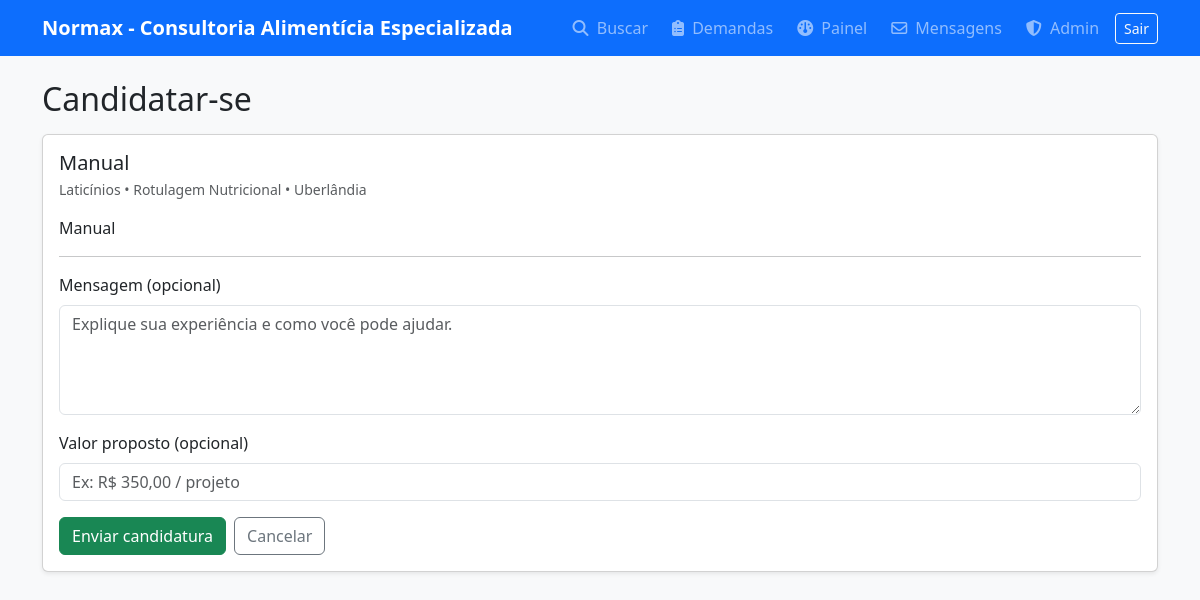
/demands/1/apply (signed in), run on the app's committed database.
### app.py (models this page shows)
class Demand(db.Model):
    id = db.Column(db.Integer, primary_key=True)
    user_id = db.Column(db.Integer, db.ForeignKey("user.id"), nullable=False, index=True)
    title = db.Column(db.String(200), nullable=False)
    description = db.Column(db.Text, nullable=False)
    segment = db.Column(db.String(100))
    service_type = db.Column(db.String(100))
    city = db.Column(db.String(100))
    state = db.Column(db.String(2))
    status = db.Column(db.String(20), default="Aberto")  # Aberto / Fechado
    created_at = db.Column(db.DateTime, default=datetime.utcnow)

### app.py (the view, shortened to what this page needs)
@app.route("/demands/<int:demand_id>/apply", methods=["GET", "POST"])
@login_required
def apply_demand(demand_id):
    require_type("professional")
    demand = Demand.query.get_or_404(demand_id)
    if demand.status == "Fechado":
        flash("Essa demanda já foi concluída.", "warning")
        return redirect(url_for("list_demands"))
    existing = Application.query.filter_by(demand_id=demand.id, professional_user_id=current_user.id).first()
    if existing:
        flash("Você já se candidatou a essa demanda.", "info")
        return redirect(url_for("list_demands"))
    return render_template("apply_demand.html", demand=demand)

### app.py (called while the page is built)
def require_type(user_type: str):
    if not current_user.is_authenticated:
        abort(401)
    if current_user.user_type != user_type:
        abort(403)

@login_manager.user_loader
def load_user(user_id):
    return User.query.get(int(user_id))

@app.context_processor
def inject_globals():
    unread = 0
    if current_user.is_authenticated:
        unread = Message.query.filter_by(recipient_id=current_user.id, read=False).count()
    return {
        "APP_NAME": APP_NAME,
        "SERVICES_LIST": SERVICES_LIST,
        "SEGMENTS_LIST": SEGMENTS_LIST,
        "PROFESSIONS_LIST": PROFESSIONS_LIST,
        "DAYS_OF_WEEK": DAYS_OF_WEEK,
        "unread_messages": unread,
        "is_admin": bool(session.get("is_admin"))
    }

### templates/apply_demand.html
{% extends "base.html" %}
{% block content %}
<h2 class="mb-3">Candidatar-se</h2>
<div class="card shadow-sm">
  <div class="card-body">
    <h5 class="mb-1">{{ demand.title }}</h5>
    <div class="text-muted small mb-3">
      {{ demand.segment or "—" }} • {{ demand.service_type or "—" }} • {{ demand.city or "—" }}{% if demand.state %}-{{ demand.state }}{% endif %}
    </div>
    <p>{{ demand.description }}</p>
    <hr>
    <form method="POST">
      <div class="mb-3">
        <label class="form-label">Mensagem (opcional)</label>
        <textarea class="form-control" name="message" rows="4"
          placeholder="Explique sua experiência e como você pode ajudar."></textarea>
      </div>
      <div class="mb-3">
        <label class="form-label">Valor proposto (opcional)</label>
        <input class="form-control" name="proposed_price" placeholder="Ex: R$ 350,00 / projeto">
      </div>
      <div class="d-flex gap-2">
        <button class="btn btn-success" type="submit">Enviar candidatura</button>
        <a class="btn btn-outline-secondary" href="{{ url_for('list_demands') }}">Cancelar</a>
      </div>
    </form>
  </div>
</div>
{% endblock %}

### data on the page
Demand: title "Manual", segment "Laticínios", service_type "Rotulagem Nutricional", city "Uberlândia", description "Manual"

### other printed values
{{ APP_NAME }} "Normax - Consultoria Alimentícia Especializada"
